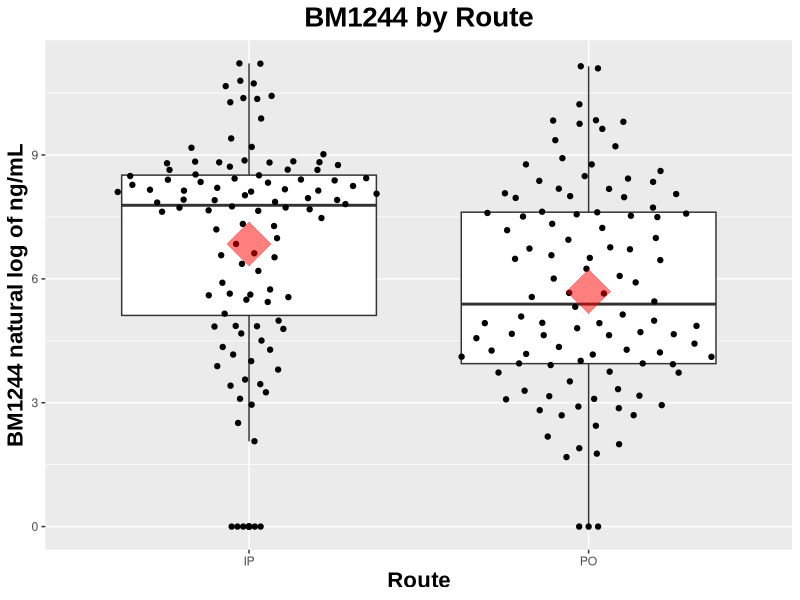
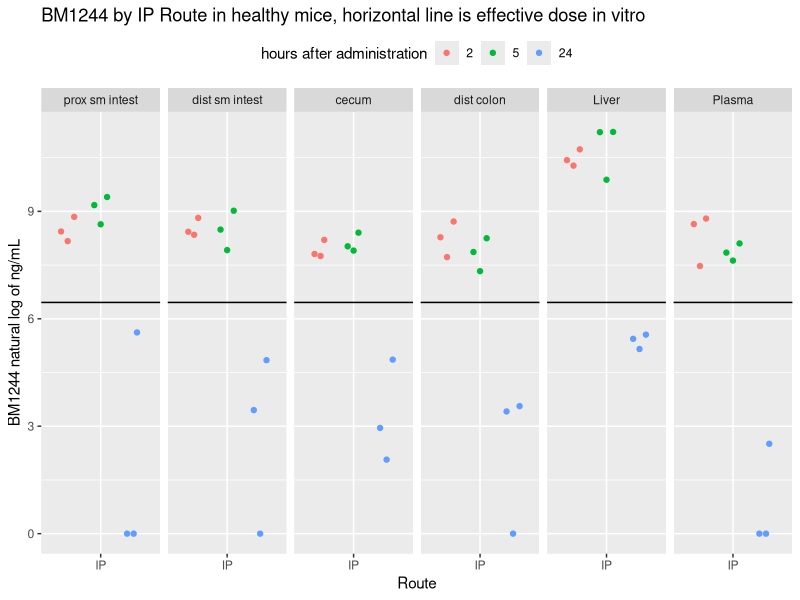
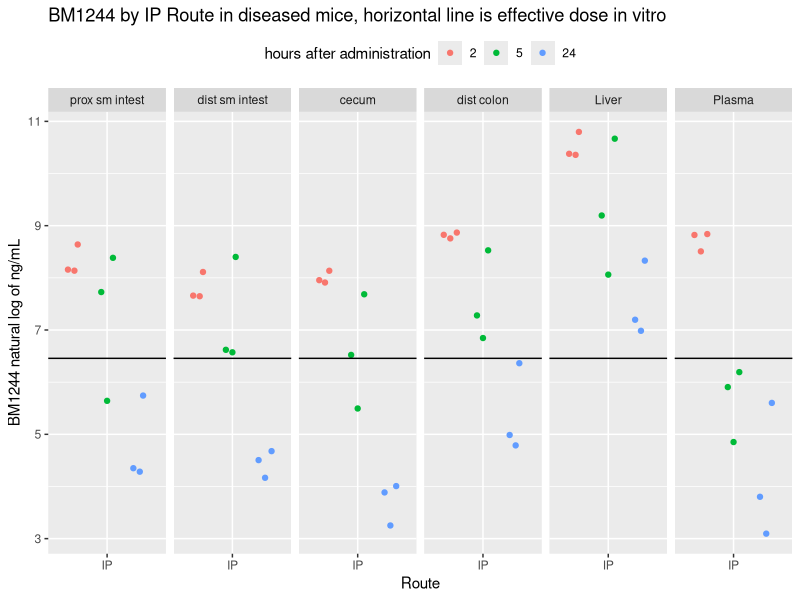
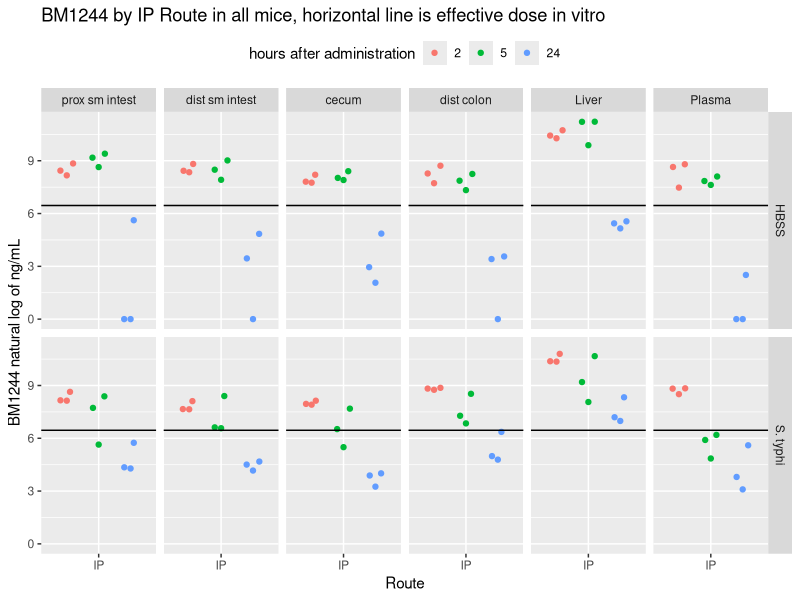
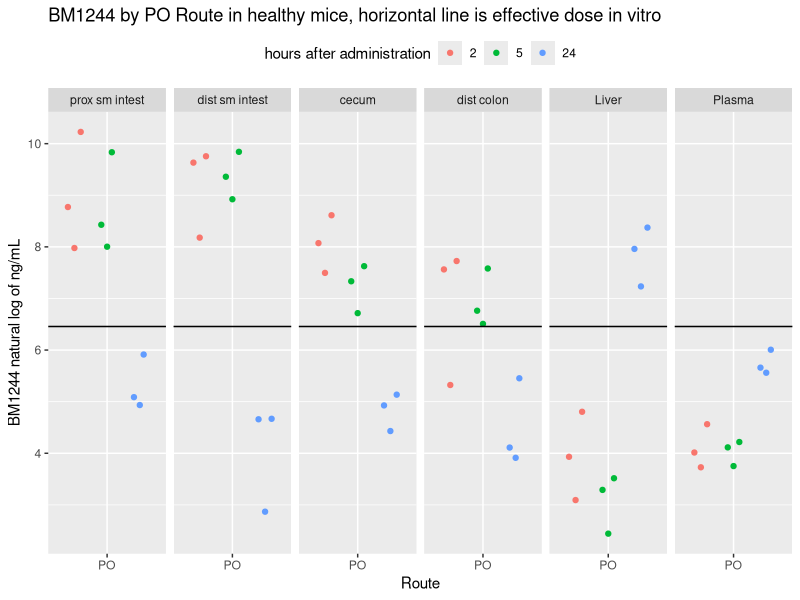
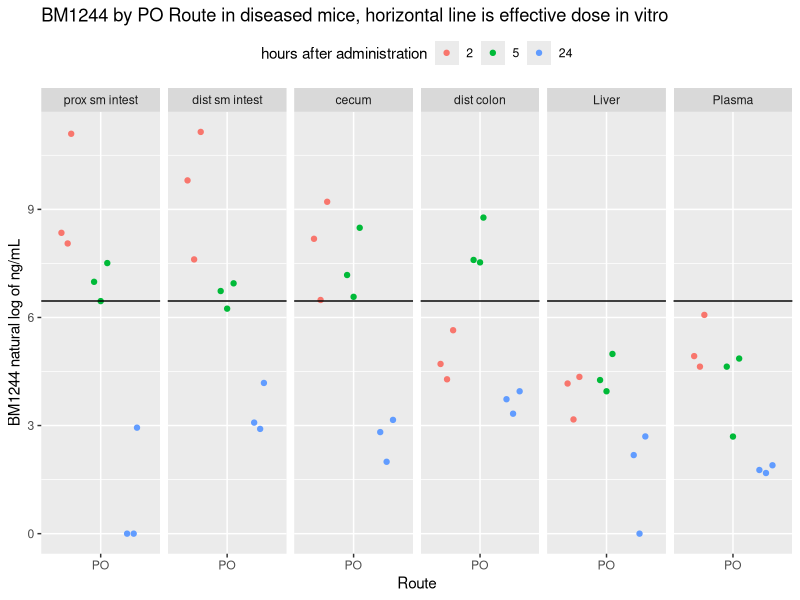
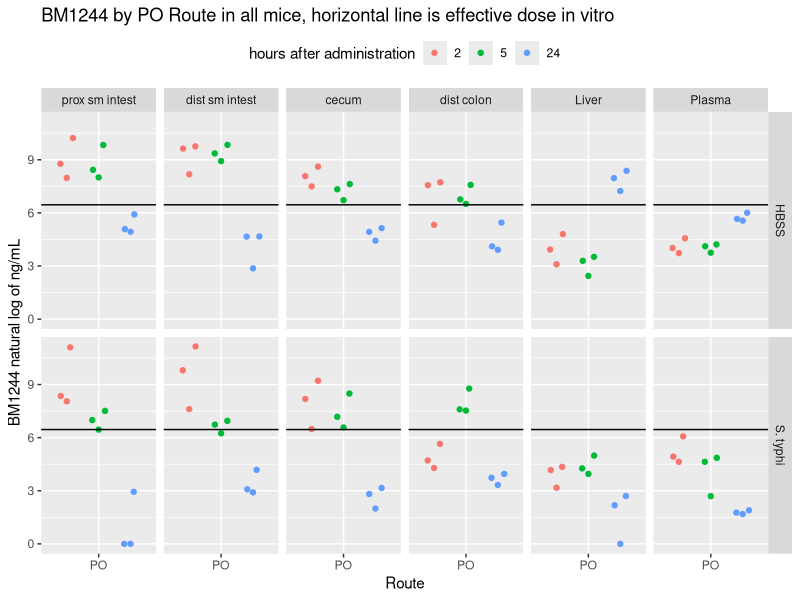
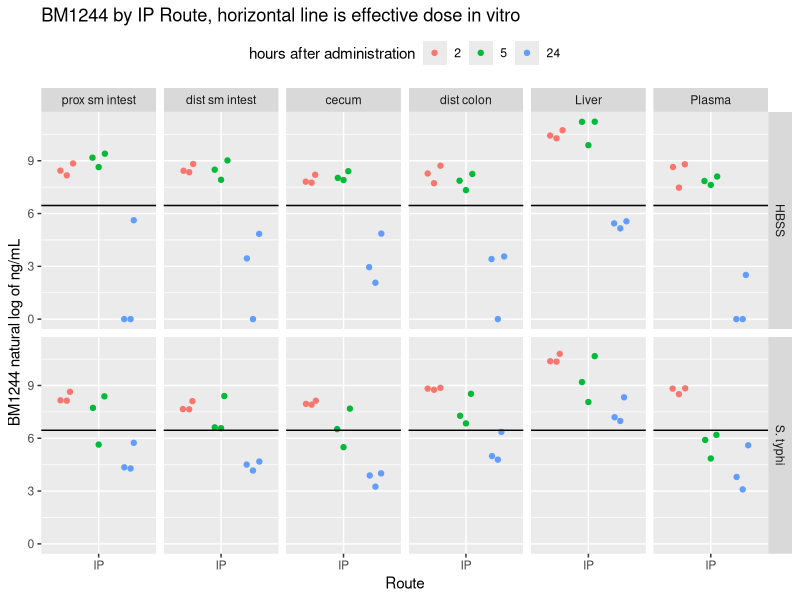

The R script that drew these images, in order:
library(tidyverse)
library(magrittr)
library(readxl)
library(ggplot2)
library(ggbeeswarm)

#read in data
df <- read_excel("BM1244_mouse_tissue_tidydata.xlsx", skip=2, sheet=7)

#clean up data types and names
df$Rx <- as.factor(df$Rx)
df$Route <- as.factor(df$Route)
df$`Timepoint (hr)` <- as.factor(df$`Timepoint (hr)`)
df$Organ <- as.factor(df$Organ)
names(df) <- c("organ", "rx", "route", "hr", "conc")
df<-  slice(df, 1:216)
df$logconc<- log(df$conc)
df$logconc[df$logconc == -Inf]<-0
#reorder levels of organ
df$organ <- factor(df$organ, levels(df$organ)[c(6,3,1,2,4,5)])


#exploratory data analysis
# how does IP compare to PO?
ggplot(data= df, aes(x=route, y=logconc)) +
  geom_boxplot() + geom_quasirandom(varwidth = T, cex=1.5) +   
  ggtitle("BM1244 by Route") +
  labs(x="Route") + labs(y="BM1244 natural log of ng/mL") +
  theme(plot.title = element_text(family = "Arial", color = "black", face="bold", size=20, hjust=0.5)) +
  theme(axis.title = element_text(family = "Arial", color = "black", face="bold", size=16)) +
  stat_summary(fun.y=mean, geom="point", shape=18, size=15, color="red", alpha= 0.5)

#what is effect by organ, IP only in healthy mice?
# how does IP ?
df %>% 
  filter(route=="IP") %>% 
  filter(rx=="HBSS") %>% 
  ggplot(aes(x=route, y=logconc, color=hr)) + facet_grid(. ~ organ) +
  geom_quasirandom(dodge.width = 1) +   ggtitle("BM1244 by IP Route in healthy mice, horizontal line is effective dose in vitro") +
  labs(x="Route") + labs(y="BM1244 natural log of ng/mL") + guides(color=guide_legend(title="hours after administration")) +
  geom_hline(yintercept = log(637)) +theme(legend.position = "top")

#what is effect by organ, IP only in diseased mice?
# how does IP ?
df %>% 
  filter(route=="IP") %>% 
  filter(rx=="S. typhi") %>% 
  ggplot(aes(x=route, y=logconc, color=hr)) + facet_grid(. ~ organ) +
  geom_quasirandom(dodge.width = 1) +   ggtitle("BM1244 by IP Route in diseased mice, horizontal line is effective dose in vitro") +
  labs(x="Route") + labs(y="BM1244 natural log of ng/mL") + guides(color=guide_legend(title="hours after administration")) +
  geom_hline(yintercept = log(637)) +theme(legend.position = "top")

#what is effect by organ, IP only in both healthy and diseased mice?
# how does IP ?
df %>% 
  filter(route=="IP") %>% 
  ggplot(aes(x=route, y=logconc, color=hr)) + facet_grid(rx ~ organ) +
  geom_quasirandom(dodge.width = 1) +   ggtitle("BM1244 by IP Route in all mice, horizontal line is effective dose in vitro") +
  labs(x="Route") + labs(y="BM1244 natural log of ng/mL") + guides(color=guide_legend(title="hours after administration")) +
  geom_hline(yintercept = log(637)) +theme(legend.position = "top")

#what is effect by organ, PO only in healthy mice?
# how does IP ?
df %>% 
  filter(route=="PO") %>% 
  filter(rx=="HBSS") %>% 
  ggplot(aes(x=route, y=logconc, color=hr)) + facet_grid(. ~ organ) +
  geom_quasirandom(dodge.width = 1) +   ggtitle("BM1244 by PO Route in healthy mice, horizontal line is effective dose in vitro") +
  labs(x="Route") + labs(y="BM1244 natural log of ng/mL") + guides(color=guide_legend(title="hours after administration")) +
  geom_hline(yintercept = log(637)) +theme(legend.position = "top")

#what is effect by organ, PO only in diseased mice?
# how does IP ?
df %>% 
  filter(route=="PO") %>% 
  filter(rx=="S. typhi") %>% 
  ggplot(aes(x=route, y=logconc, color=hr)) + facet_grid(. ~ organ) +
  geom_quasirandom(dodge.width = 1) +   ggtitle("BM1244 by PO Route in diseased mice, horizontal line is effective dose in vitro") +
  labs(x="Route") + labs(y="BM1244 natural log of ng/mL") + guides(color=guide_legend(title="hours after administration")) +
  geom_hline(yintercept = log(637)) +theme(legend.position = "top")

#what is effect by organ, PO only in both healthy and diseased mice?
# how does IP ?
df %>% 
  filter(route=="PO") %>% 
  ggplot(aes(x=route, y=logconc, color=hr)) + facet_grid(rx ~ organ) +
  geom_quasirandom(dodge.width = 1) +   ggtitle("BM1244 by PO Route in all mice, horizontal line is effective dose in vitro") +
  labs(x="Route") + labs(y="BM1244 natural log of ng/mL") + guides(color=guide_legend(title="hours after administration")) +
  geom_hline(yintercept = log(637)) +theme(legend.position = "top")

#what is effect by organ, IP only?
# how does IP ?
df %>% 
  filter(route=="IP") %>% 
ggplot(aes(x=route, y=logconc, color=hr)) + facet_grid(rx ~ organ) +
  geom_quasirandom(dodge.width = 1) +   ggtitle("BM1244 by IP Route, horizontal line is effective dose in vitro") +
  labs(x="Route") + labs(y="BM1244 natural log of ng/mL") + guides(color=guide_legend(title="hours after administration")) +
  geom_hline(yintercept = log(637)) +theme(legend.position = "top")

#what is effect by organ, PO only?
# how does PO ?
df %>% 
  filter(route=="PO") %>% 
  ggplot(aes(x=route, y=logconc, color=hr)) + facet_grid(rx ~ organ) +
  geom_quasirandom(dodge.width = 1) +   ggtitle("BM1244 by PO Route, horizontal line is effective dose in vitro") +
  labs(x="Route") + labs(y="BM1244 natural log of ng/mL") + guides(color=guide_legend(title="hours after administration")) +
  geom_hline(yintercept = log(637)) +theme(legend.position = "top")


#what is effect by organ, IP vs. PO?
# how does IP compare to PO?
ggplot(data= df, aes(x=route, y=logconc, color=hr)) + facet_grid(rx ~ organ) +
   geom_quasirandom(dodge.width = 1) +   ggtitle("BM1244 by Route, horizontal line is effective dose in vitro") +
  labs(x="Route") + labs(y="BM1244 natural log of ng/mL") + guides(color=guide_legend(title="hours after administration")) +
  geom_hline(yintercept = log(637)) +theme(legend.position = "top")

